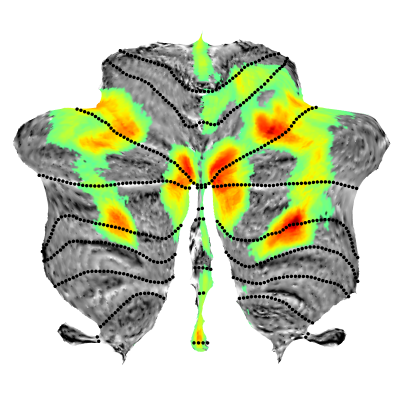

Notebook code for this chart:
### Markdown cell above
### Colorbars (Matplotlib) and Hover information (Plotly)
For Matplotlib, the color bar can be switched on and off by setting `colorbar` to `True` or `False`. For Plotly, the color bar option is not yet implemented, but if you can hover your mouse over the the map to get the value. The format of the hover information is dictated by `hoverinfo`, which can be `"auto"`, `"value"`, or `None`. The Numberformat for colorbar and hover information can be set with `cbar_tick_format`.

### Code cell
# And the same plot, rendered with Plotly:
flatmap.plot(data=funcdata, cmap='jet', \
    threshold=0.01, \
    render='plotly',\
    cbar_tick_format='%.3f',\
    hover='auto')

### Figure 1 — Plotly figure (JSON) as saved in the notebook; plotly's stock layout.template omitted (floating-point values rounded to 4 significant figures; data arrays with more than 128 entries replaced by an {"elided": "..."} marker saying what was removed)
{"data": [{"hoverinfo": "text", "i": {"elided": "56588 int values"}, "j": {"elided": "56588 int values"}, "k": {"elided": "56588 int values"}, "lightposition": {"x": 0, "y": 0, "z": 2.5}, "text": {"elided": "28935 str values"}, "type": "mesh3d", "vertexcolor": {"elided": "28935x4 float values"}, "x": {"elided": "28935 float values"}, "y": {"elided": "28935 float values"}, "z": {"elided": "28935 int values"}}, {"marker": {"color": "#000000", "size": 2, "symbol": "circle"}, "mode": "markers", "type": "scatter3d", "x": {"elided": "548 float values"}, "y": {"elided": "548 float values"}, "z": {"elided": "548 float values"}}], "layout": {"dragmode": false, "height": 400, "margin": {"b": 0, "l": 0, "r": 0, "t": 0}, "paper_bgcolor": "#ffffff", "scene": {"aspectmode": "manual", "camera": {"center": {"x": 0, "y": 0, "z": 0}, "eye": {"x": 0, "y": 0, "z": 1.1}, "up": {"x": 0, "y": 1, "z": 0}}, "xaxis": {"range": [-110, 110], "showbackground": false, "showgrid": false, "showline": false, "showspikes": false, "showticklabels": false, "title": {}, "visible": false}, "yaxis": {"range": [-110, 110], "showbackground": false, "showgrid": false, "showline": false, "showspikes": false, "showticklabels": false, "title": {}, "visible": false}, "zaxis": {"range": [-110, 110], "showbackground": false, "showgrid": false, "showline": false, "showspikes": false, "showticklabels": false, "title": {}, "visible": false}}, "width": 400}}
